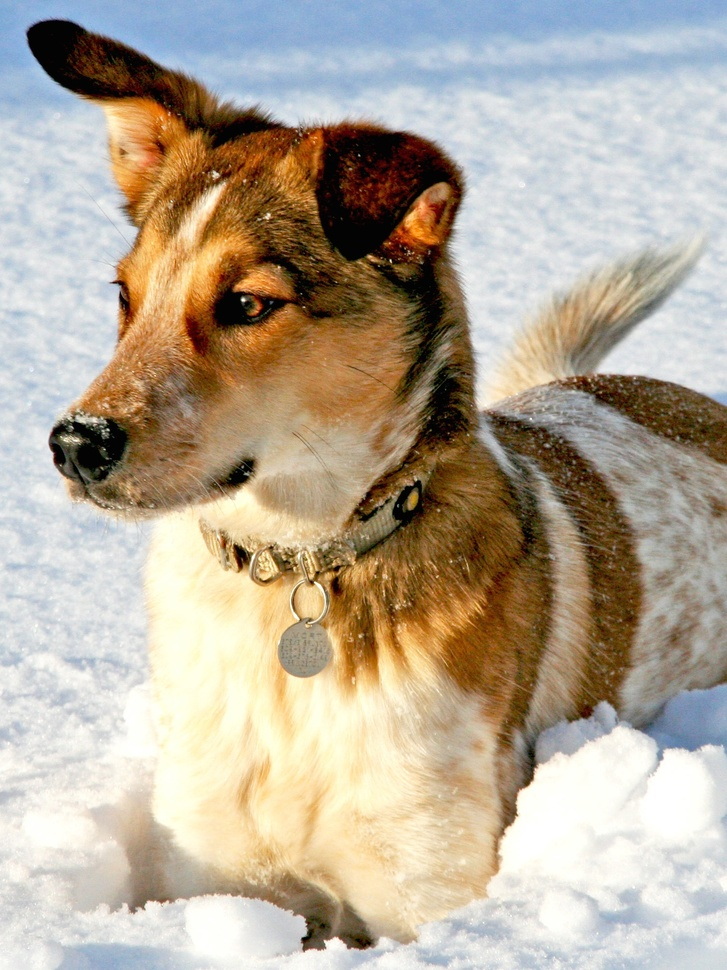
#> input picture DATA/dog.jpg, 727 x 970 px, shrunk from 1500 x 2000 before the run
$ jupyter execute HW_2.1.ipynb
#> lines starting #> are read from the running program, lines starting #| are printed output that depends on the picture; after the words box and inside, x2 and y2 are one past the last pixel; in counts of white or black regions, pixels touching at a corner belong together
[cell 1]
from matplotlib.image import imread
import matplotlib.pyplot as plt
import numpy as np
import os
plt.rcParams['figure.figsize'] = [16, 8]


A = imread(os.path.join('DATA','dog.jpg'))
#> A is the input picture: shape (970, 727, 3); mean R, G, B 181.4, 169.5, 152
X = np.mean(A,-1); # Convert RGB to grayscale
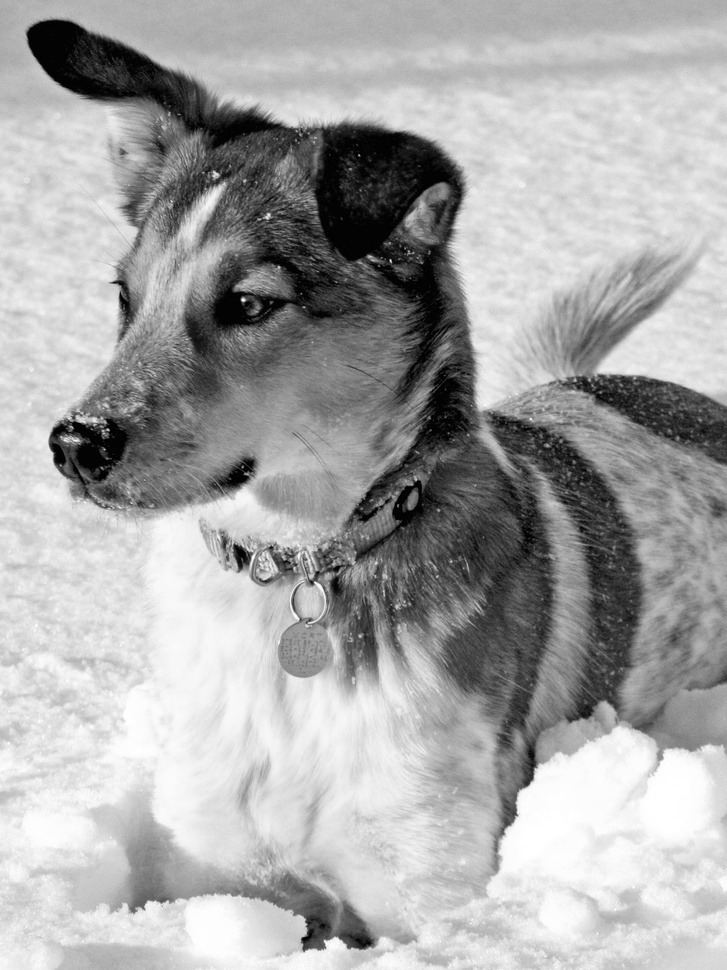
#> X: shape (970, 727) float64; min 0, max 255, mean 167.6

plt.figure()
plt.imshow(X,cmap='gray')
plt.axis('off')
plt.title('Original Image')

[cell 2]
Xt=np.fft.fft2(X)
Xtsort=np.sort(np.abs(Xt.reshape(-1)))

for keep in (0.1, 0.05, 0.01, 0.002):
    thresh=Xtsort[int(np.floor((1-keep)*len(Xtsort)))]
    ind=np.abs(Xt)>thresh
    Atlow=Xt*ind
    Alow=np.fft.ifft2(Atlow).real
    plt.figure()
    plt.imshow(Alow,cmap='gray')
    plt.axis('off')
    plt.title('Compressed Image: keep = ' + str(keep*100)+'%')
#> this loop made 4 passes
#> thresh on passes 1 to 4: 13678.1, 21531.7, 66746.6, 236923.7
#> pass 1, `ind=np.abs(Xt)>thresh`:
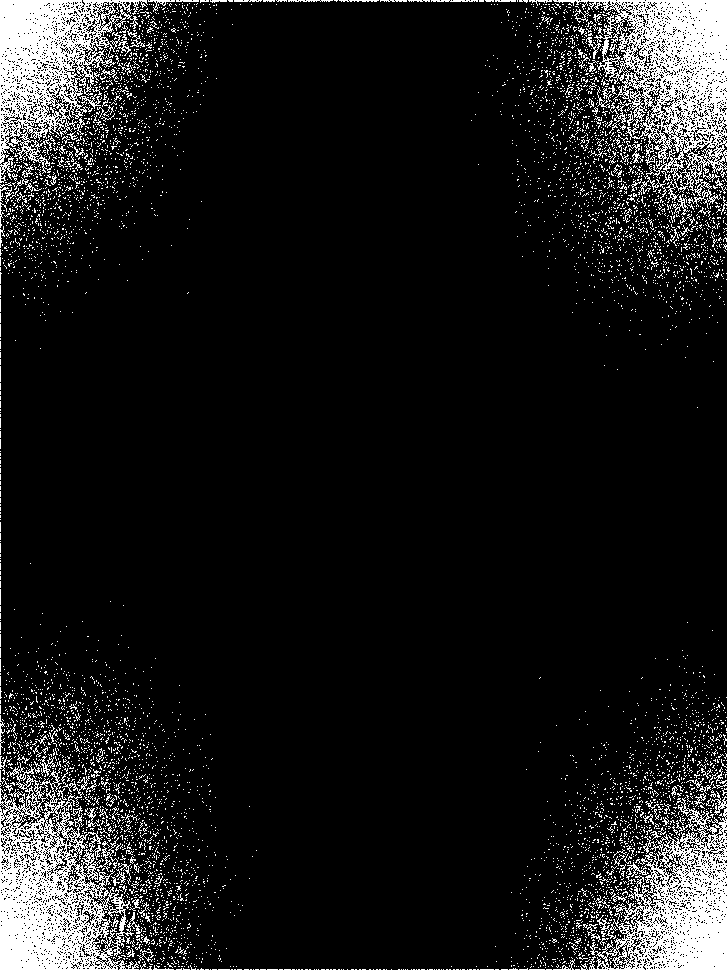
#> ind: shape (970, 727) bool; 10% white; 6167 white regions (6025 under 20 px), largest, box (x1, y1, x2, y2) and area: (553, 0, 727, 209) 14218, (0, 762, 143, 970) 14173, (0, 0, 148, 183) 11422
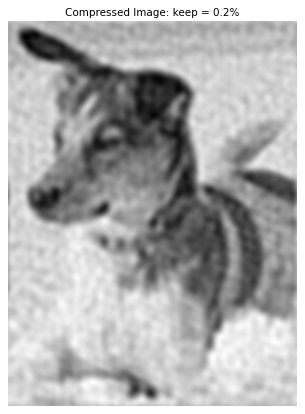
#> figure drawn by matplotlib, 1 panel

[cell 3]
u=np.linspace(0.00001,0.9999,100)
err=np.zeros_like(u)
count=0;
for i in u:
    thresh=Xtsort[int(np.floor((1-i)*len(Xtsort)))]
    ind=np.abs(Xt)>thresh
    Atlow=Xt*ind
    Alow=np.fft.ifft2(Atlow).real
    err[count]=np.square(np.linalg.norm(X-Alow))
    count+=1
#> this loop made 100 passes
#> thresh on passes 1 to 12: 6905422.9, 66103.3, 39635, 29865.5, 24668.6, 21406.4, 18987.2, 17223.7, 15761.2, 14578.9, 13584.1, 12753.6
#> pass 1, `ind=np.abs(Xt)>thresh`:
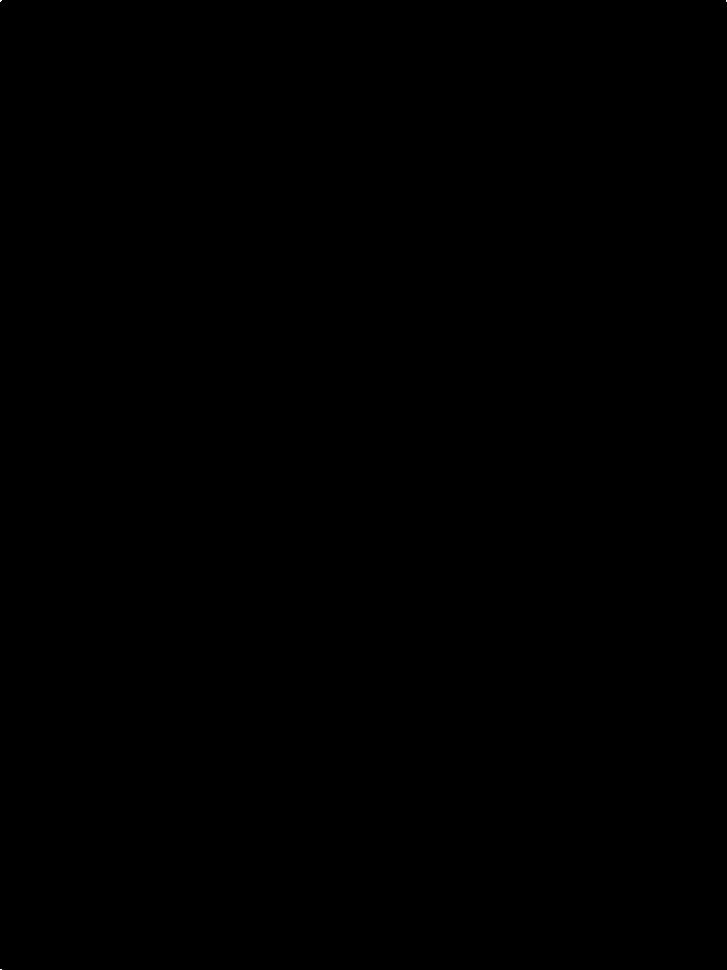
#> ind: shape (970, 727) bool; 0% white in thin lines or dots
#> pass 1, `Alow=np.fft.ifft2(Atlow).real`:
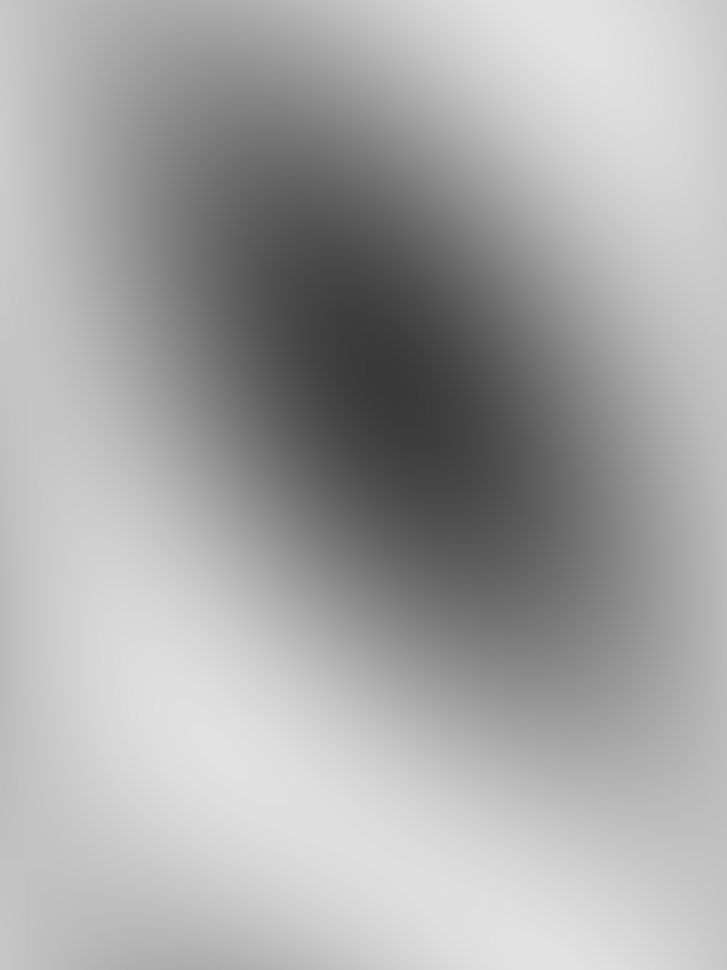
#> Alow: shape (970, 727) float64; min 57.18, max 226.7, mean 167.6
#> pass 2, `Alow=np.fft.ifft2(Atlow).real`:
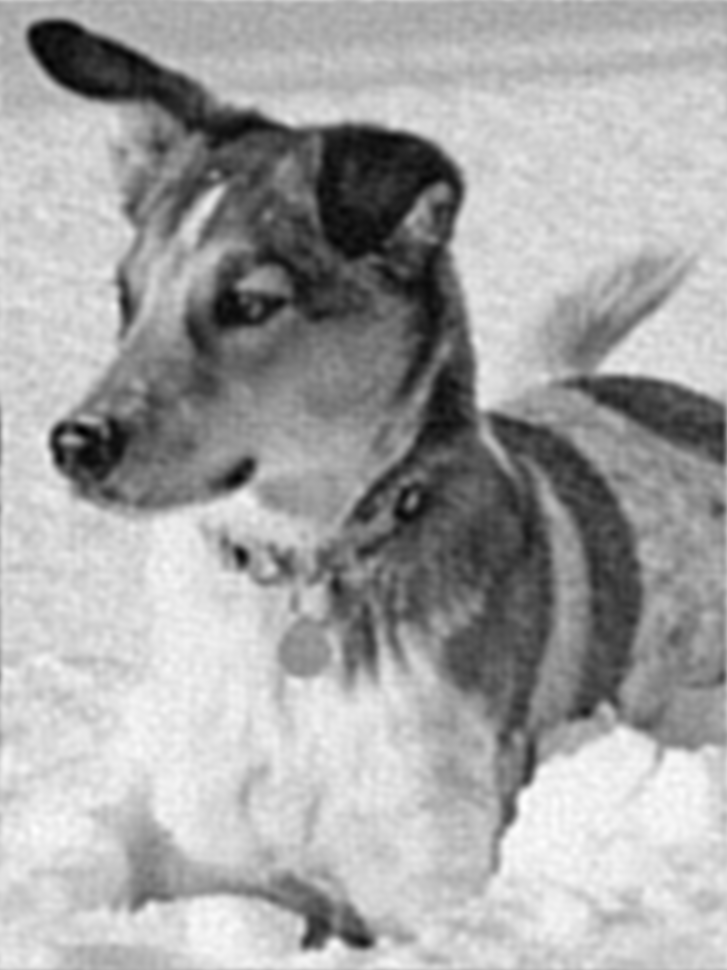
#> Alow: shape (970, 727) float64; min -19.89, max 269.8, mean 167.6; drawn with min black and max white
#> after the loop, count = 100; err = 100 values, max 1.83e+09 at index 0, min 0.0511 at index 99, mean 25690775.2

plt.figure()
plt.plot(err)
plt.title('Error')
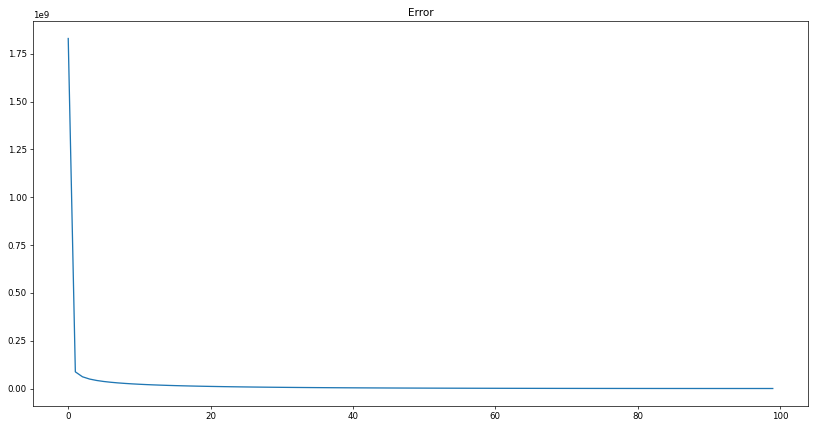
#> figure drawn by matplotlib, 1 panel; curve peaks at x = 0, y = 1.83e+09
